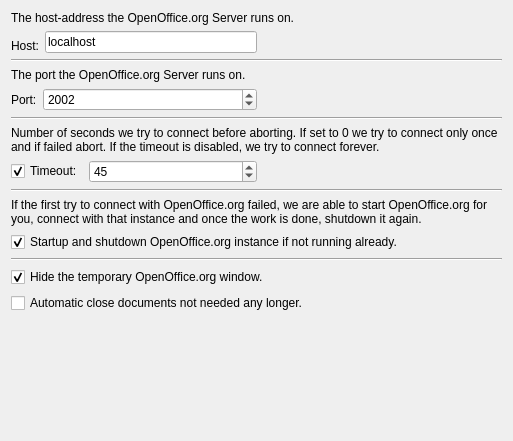
<ui version="4.0" >
 <class>Form</class>
 <widget class="QWidget" name="Form" >
  <property name="geometry" >
   <rect>
    <x>0</x>
    <y>0</y>
    <width>513</width>
    <height>441</height>
   </rect>
  </property>
  <layout class="QHBoxLayout" >
   <item>
    <layout class="QVBoxLayout" >
     <item>
      <layout class="QVBoxLayout" >
       <item>
        <widget class="QLabel" name="label_3" >
         <property name="text" >
          <string>The host-address the OpenOffice.org Server runs on.</string>
         </property>
         <property name="wordWrap" >
          <bool>true</bool>
         </property>
        </widget>
       </item>
       <item>
        <layout class="QHBoxLayout" >
         <item>
          <layout class="QHBoxLayout" >
           <item>
            <widget class="QLabel" name="label" >
             <property name="text" >
              <string>Host:</string>
             </property>
             <property name="alignment" >
              <set>Qt::AlignAbsolute|Qt::AlignBottom|Qt::AlignCenter|Qt::AlignHCenter|Qt::AlignHorizontal_Mask|Qt::AlignJustify|Qt::AlignLeading|Qt::AlignLeft|Qt::AlignRight|Qt::AlignTop|Qt::AlignTrailing|Qt::AlignVCenter|Qt::AlignVertical_Mask</set>
             </property>
            </widget>
           </item>
           <item>
            <widget class="QLineEdit" name="hostEdit" >
             <property name="text" >
              <string>localhost</string>
             </property>
            </widget>
           </item>
          </layout>
         </item>
         <item>
          <spacer>
           <property name="orientation" >
            <enum>Qt::Horizontal</enum>
           </property>
           <property name="sizeHint" >
            <size>
             <width>31</width>
             <height>20</height>
            </size>
           </property>
          </spacer>
         </item>
        </layout>
       </item>
      </layout>
     </item>
     <item>
      <widget class="Line" name="line" >
       <property name="orientation" >
        <enum>Qt::Horizontal</enum>
       </property>
      </widget>
     </item>
     <item>
      <layout class="QVBoxLayout" >
       <item>
        <widget class="QLabel" name="label_4" >
         <property name="text" >
          <string>The port the OpenOffice.org Server runs on.</string>
         </property>
         <property name="wordWrap" >
          <bool>true</bool>
         </property>
        </widget>
       </item>
       <item>
        <layout class="QHBoxLayout" >
         <item>
          <layout class="QHBoxLayout" >
           <item>
            <widget class="QLabel" name="label_2" >
             <property name="text" >
              <string>Port:</string>
             </property>
            </widget>
           </item>
           <item>
            <widget class="QSpinBox" name="portEdit" >
             <property name="sizePolicy" >
              <sizepolicy vsizetype="Fixed" hsizetype="Expanding" >
               <horstretch>0</horstretch>
               <verstretch>0</verstretch>
              </sizepolicy>
             </property>
             <property name="maximum" >
              <number>32767</number>
             </property>
             <property name="value" >
              <number>2002</number>
             </property>
            </widget>
           </item>
          </layout>
         </item>
         <item>
          <spacer>
           <property name="orientation" >
            <enum>Qt::Horizontal</enum>
           </property>
           <property name="sizeHint" >
            <size>
             <width>31</width>
             <height>20</height>
            </size>
           </property>
          </spacer>
         </item>
        </layout>
       </item>
      </layout>
     </item>
     <item>
      <widget class="Line" name="line_2" >
       <property name="orientation" >
        <enum>Qt::Horizontal</enum>
       </property>
      </widget>
     </item>
     <item>
      <layout class="QVBoxLayout" >
       <item>
        <widget class="QLabel" name="label_5" >
         <property name="text" >
          <string>Number of seconds we try to connect before aborting. If set to 0 we try to connect only once and if failed abort. If the timeout is disabled, we try to connect forever.</string>
         </property>
         <property name="wordWrap" >
          <bool>true</bool>
         </property>
        </widget>
       </item>
       <item>
        <layout class="QHBoxLayout" >
         <item>
          <layout class="QHBoxLayout" >
           <item>
            <widget class="QCheckBox" name="timeoutCheckBox" >
             <property name="text" >
              <string>Timeout:</string>
             </property>
             <property name="checked" >
              <bool>true</bool>
             </property>
            </widget>
           </item>
           <item>
            <widget class="QSpinBox" name="timeoutEdit" >
             <property name="sizePolicy" >
              <sizepolicy vsizetype="Fixed" hsizetype="Expanding" >
               <horstretch>0</horstretch>
               <verstretch>0</verstretch>
              </sizepolicy>
             </property>
             <property name="maximum" >
              <number>32767</number>
             </property>
             <property name="value" >
              <number>45</number>
             </property>
            </widget>
           </item>
          </layout>
         </item>
         <item>
          <spacer>
           <property name="orientation" >
            <enum>Qt::Horizontal</enum>
           </property>
           <property name="sizeHint" >
            <size>
             <width>31</width>
             <height>20</height>
            </size>
           </property>
          </spacer>
         </item>
        </layout>
       </item>
      </layout>
     </item>
     <item>
      <widget class="Line" name="line_3" >
       <property name="orientation" >
        <enum>Qt::Horizontal</enum>
       </property>
      </widget>
     </item>
     <item>
      <layout class="QVBoxLayout" >
       <item>
        <widget class="QLabel" name="label_6" >
         <property name="text" >
          <string>If the first try to connect with OpenOffice.org failed, we are able to start OpenOffice.org for you, connect with that instance and once the work is done, shutdown it again.</string>
         </property>
         <property name="wordWrap" >
          <bool>true</bool>
         </property>
        </widget>
       </item>
       <item>
        <widget class="QCheckBox" name="startupCheckBox" >
         <property name="text" >
          <string>Startup and shutdown OpenOffice.org instance if not running already.</string>
         </property>
         <property name="checked" >
          <bool>true</bool>
         </property>
        </widget>
       </item>
      </layout>
     </item>
     <item>
      <widget class="Line" name="line_4" >
       <property name="orientation" >
        <enum>Qt::Horizontal</enum>
       </property>
      </widget>
     </item>
     <item>
      <widget class="QCheckBox" name="hideClientCheckBox" >
       <property name="text" >
        <string>Hide the temporary OpenOffice.org window.</string>
       </property>
       <property name="checked" >
        <bool>true</bool>
       </property>
      </widget>
     </item>
     <item>
      <widget class="QCheckBox" name="autoCloseCheckBox" >
       <property name="text" >
        <string>Automatic close documents not needed any longer.</string>
       </property>
      </widget>
     </item>
     <item>
      <spacer>
       <property name="orientation" >
        <enum>Qt::Vertical</enum>
       </property>
       <property name="sizeHint" >
        <size>
         <width>484</width>
         <height>41</height>
        </size>
       </property>
      </spacer>
     </item>
    </layout>
   </item>
  </layout>
 </widget>
 <resources/>
 <connections>
  <connection>
   <sender>timeoutCheckBox</sender>
   <signal>toggled(bool)</signal>
   <receiver>timeoutEdit</receiver>
   <slot>setEnabled(bool)</slot>
   <hints>
    <hint type="sourcelabel" >
     <x>38</x>
     <y>85</y>
    </hint>
    <hint type="destinationlabel" >
     <x>144</x>
     <y>85</y>
    </hint>
   </hints>
  </connection>
 </connections>
</ui>
